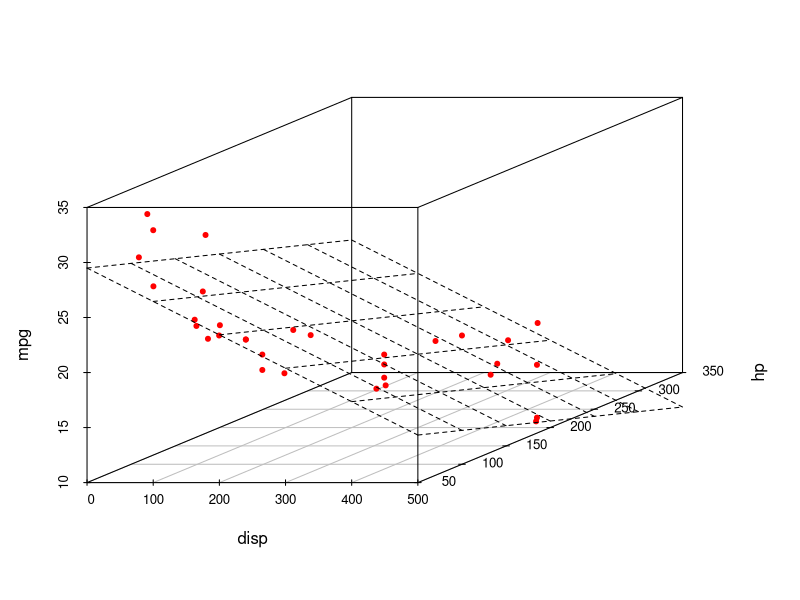
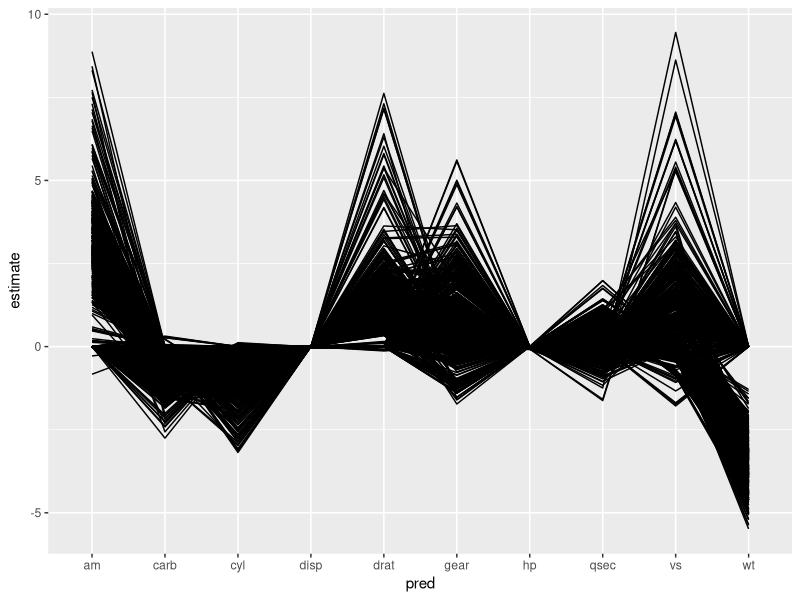

These figures' R source, in order:
## ---- chunk 1
library(plyr)
library(ggplot2)
library(dplyr)
library(tidyr)
library(scatterplot3d)

m0 <- lm(mpg ~ disp + hp, data = mtcars)
grid <- data.frame(disp = seq(min(mtcars$disp), max(mtcars$disp), len = 50),
           hp = seq(min(mtcars$hp), max(mtcars$hp), len = 50))

grid$pred <- predict(m0, newdata = grid)
grid <- grid[order(grid$disp,grid$hp),]

s3d <- scatterplot3d(mtcars[,c("disp", "hp", "mpg")], pch=20, color="red", angle=30)
s3d$plane3d(m0)
## ---- chunk 2
formulas <- data.frame(n_param = 2:(ncol(mtcars) - 1)) %>%
  mutate(num_comb = choose(ncol(mtcars) - 1, n_param)) %>%
  group_by(n_param) %>%
  do(forms = sapply(paste0("mpg ~ ", apply(combn(names(mtcars)[-1], .$n_param), 2, paste, collapse = " + ")), formula))

res <- list()
for(i in 1:nrow(formulas)) {
  tmp <- data.frame()
  for(j in formulas[i,"forms"][[1]][[1]]) {
    coefs <- data.frame(lm(j, data = mtcars)$coef)
    names(coefs) <- "value"
    coefs$pred <- rownames(coefs)
    rownames(coefs) <- NULL
    coefs$formula <- paste(all.vars(j), collapse=",")
    tmp <- rbind(tmp, coefs)
  }
  res[[i]] <- tmp
}

res <- ldply(res)
res %>%
  spread(key = pred, value = value, fill = 0) %>%
  gather(pred, estimate, -formula) -> estimates

estimates %>%
  filter(pred != "(Intercept)") %>%
  ggplot() +
  geom_line(aes(pred, estimate, group = formula))
